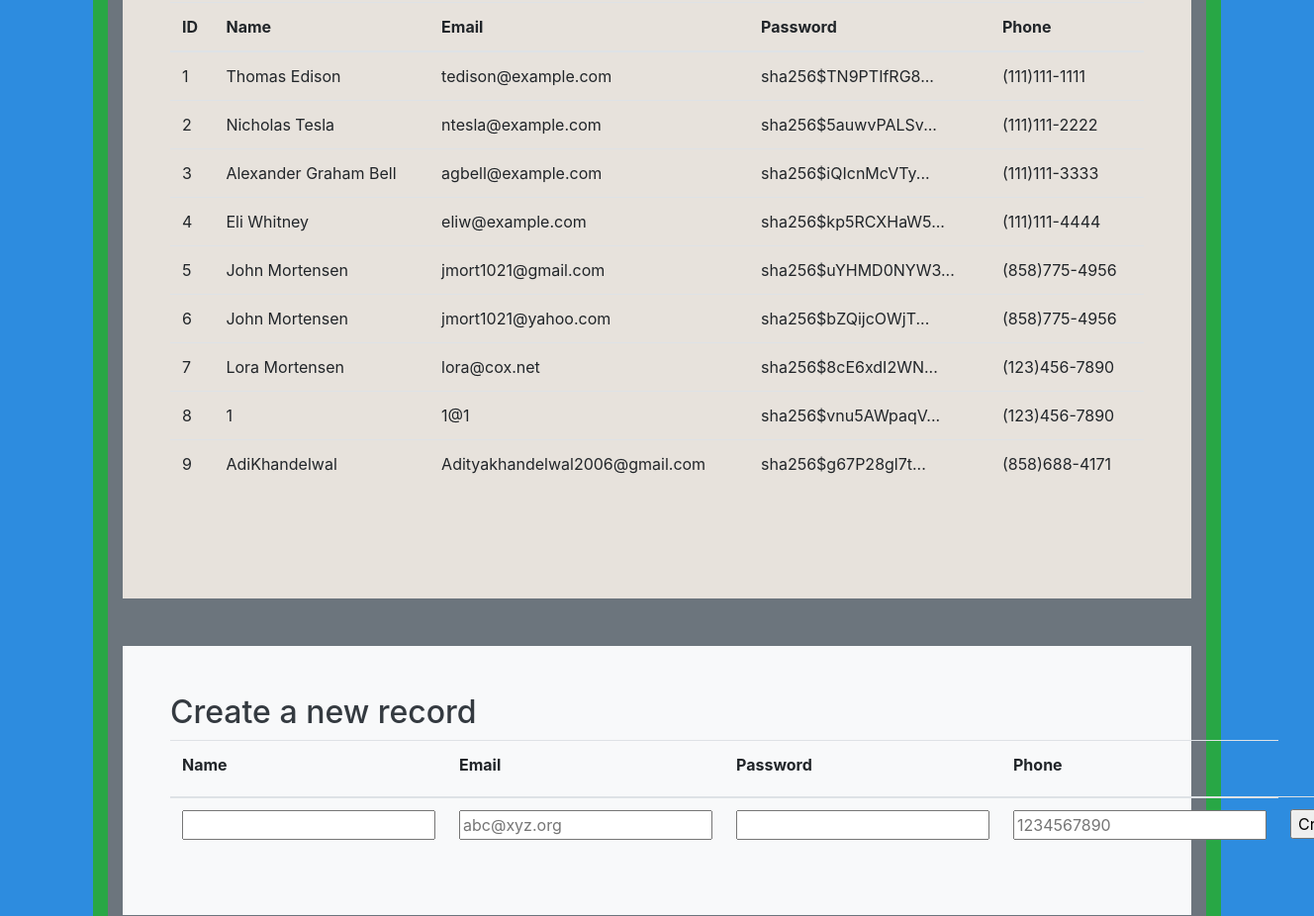
The page /crud/ (signed in, middle part) on the database as committed earlier.
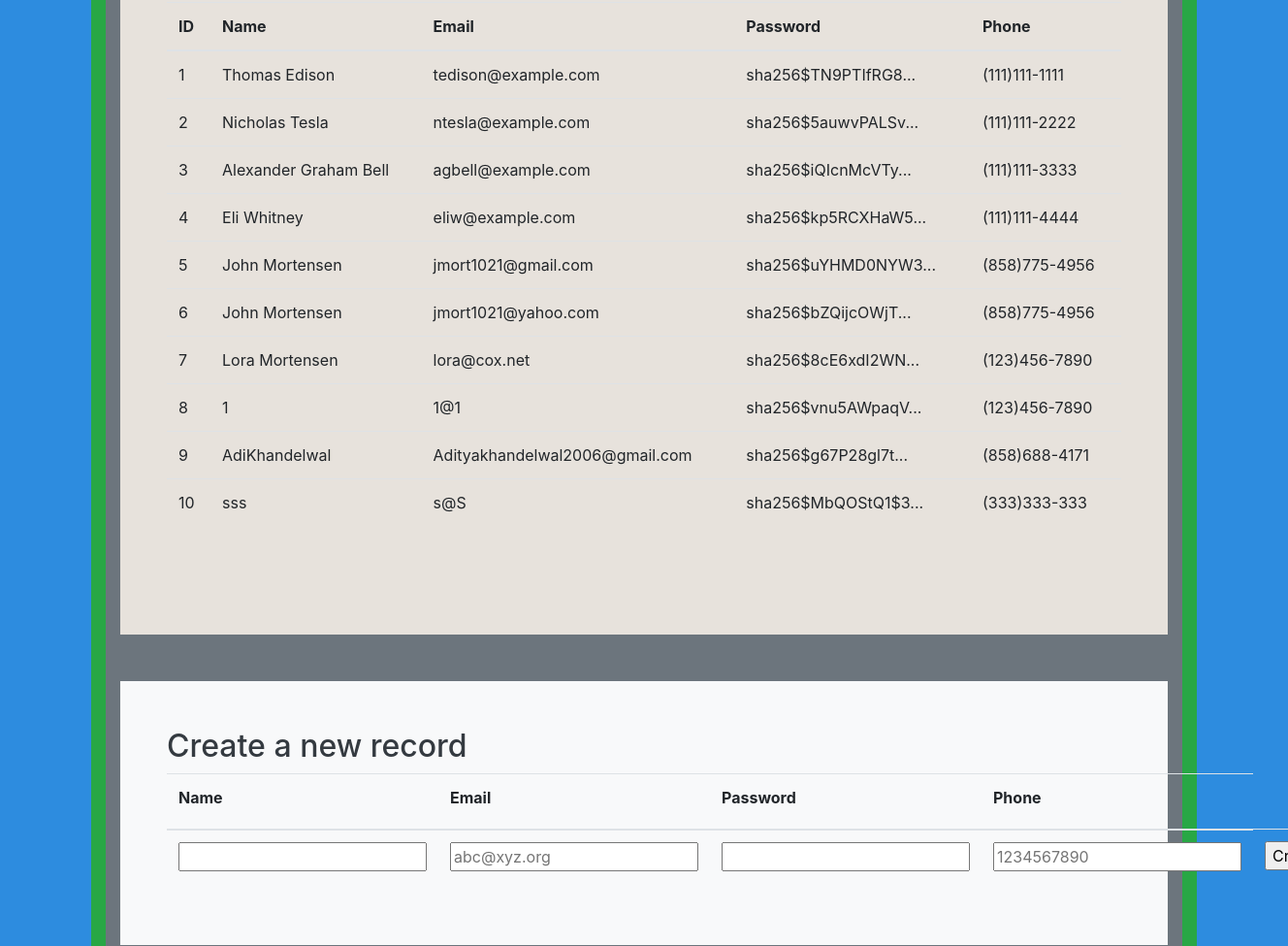
The same page on the database as committed later.
### cruddy/model.py (models this page shows, shortened)
class Users(UserMixin, db.Model):
    userID = db.Column(db.Integer, primary_key=True)
    name = db.Column(db.String(255), unique=False, nullable=False)
    email = db.Column(db.String(255), unique=True, nullable=False)
    password = db.Column(db.String(255), unique=False, nullable=False)
    phone = db.Column(db.String(255), unique=False, nullable=False)
    def read(self):
        return {
            "userID": self.userID,
            "name": self.name,
            "email": self.email,
            "password": self.password,
            "phone": self.phone,
            "query": "by_alc"  # This is for fun, a little watermark
        }

### cruddy/app_crud.py (the view)
@app_crud.route('/')
@login_required  # Flask-Login uses this decorator to restrict acess to logged in users
def crud():
    username = request.form.get('user_name')
    """obtains all Users from table and loads Admin Form"""
    return render_template("crud.html", table=users_all(), username=username)

### cruddy/query.py (called while the page is built)
def users_all():
    return users_all_alc()

def users_all_alc():
    table = Users.query.all()
    json_ready = [peep.read() for peep in table]
    return json_ready

@login_manager.user_loader
def user_loader(user_id):
    if user_id is not None:
        return Users.query.get(user_id)
    return None

### cruddy/templates/cruddy/crud.html (shortened to what this page needs)
<!DOCTYPE html>
{% extends "layouts/base.html" %}
{% block body %}
    <div class="container py-4 text-light bg-success">
        <div class="container bg-secondary py-4">
            <div class="p-5" style="background-color: #E7E2DC">
                <div class="row align-items-md-stretch">
                    <div class="container-fluid py-5">
                        <table class="table">
                            <thead>
                            <tr>
                                <th>ID</th>
                                <th>Name</th>
                                <th>Email</th>
                                <th>Password</th>
                                <th>Phone</th>
                            </tr>
                            </thead>
                            <tbody>
                            {% for row in table %}
                                {% set pn = "" ~ row['phone'] %}
                                {% set pnf = "(" ~ pn[0:3] ~ ")" ~ pn[3:6] ~ "-" ~ pn[6:10] %}
                                <tr>
                                    <td>{{ row['userID'] }}</td>
                                    <td>{{ row['name'] }}</td>
                                    <td>{{ row['email'] }}</td>
                                    <td>{{ row['password'] | truncate(20) }}</td>
                                    <td>{{ pnf }}</td>
                                </tr>
                            {% endfor %}
                            </tbody>
                        </table>
                    </div>
                </div>
            </div>
        </div>
        <div class="container bg-secondary py-4">
            <div class="p-5 mb-4 bg-light text-dark rounded-3">
                <h2>Create a new record</h2>
                <form method="POST" ID="create" action={{url_for('crud.create')}} >
                    <table class="table">
                        <thead>
                        <tr>
                            <th><label for="name">Name</label></th>
                            <th><label for="email">Email</label></th>
                            <th><label for="password">Password</label></th>
                            <th><label for="phone">Phone</label></th>
                        </tr>
                        </thead>
                        <tbody>
                        <tr>
                            <td><input type="text" name="name" id="name" required></td>
                            <td><input type="email" name="email" id="email" placeholder="abc@xyz.org" required></td>
                            <td><input type="password" name="password" id="password" required></td>
                            <td><input type="tel" name="phone" id="phone" pattern="[0-9]{10}" placeholder="1234567890" required></td>
                            <td><input type="submit" value="Create"></td>
                        </tr>
                        </tbody>
                    </table>
                </form>
            </div>
        </div>
    </div>
{% endblock %}

### templates/layouts/base.html (shortened to what this page needs)
<!DOCTYPE HTML>
<html lang="en">
<head>
    <link rel="stylesheet" href="https://stackpath.bootstrapcdn.com/bootstrap/4.3.1/css/bootstrap.min.css">
    <link rel="stylesheet" href="https://cdnjs.cloudflare.com/ajax/libs/font-awesome/4.7.0/css/font-awesome.min.css">
</head>
<body>
{% block body %}
{% endblock %}
</body>
</html>

### templates/layouts/base.html (style rules this page uses)
html, body { margin: 0; height: 100%; width: 100% }

### cruddy/templates/cruddy/crud.html (style rules this page uses)
body { background-color: #2D8CDF; }

Rows that differ between the two databases and show on the page:
added Users: userID "10", name "sss", email "s@S", password "sha256$MbQOStQ1$3...", pnf "(333)333-333"
